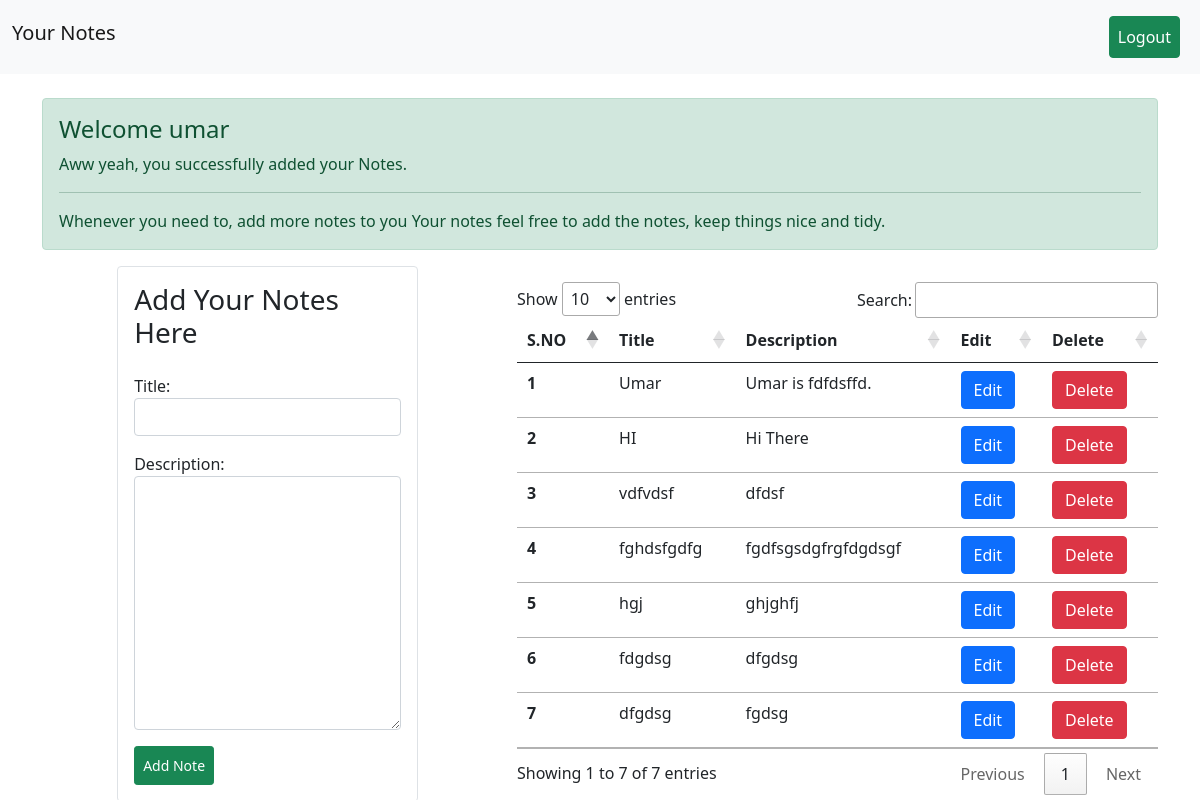
Before: / (signed in) with the older database file.
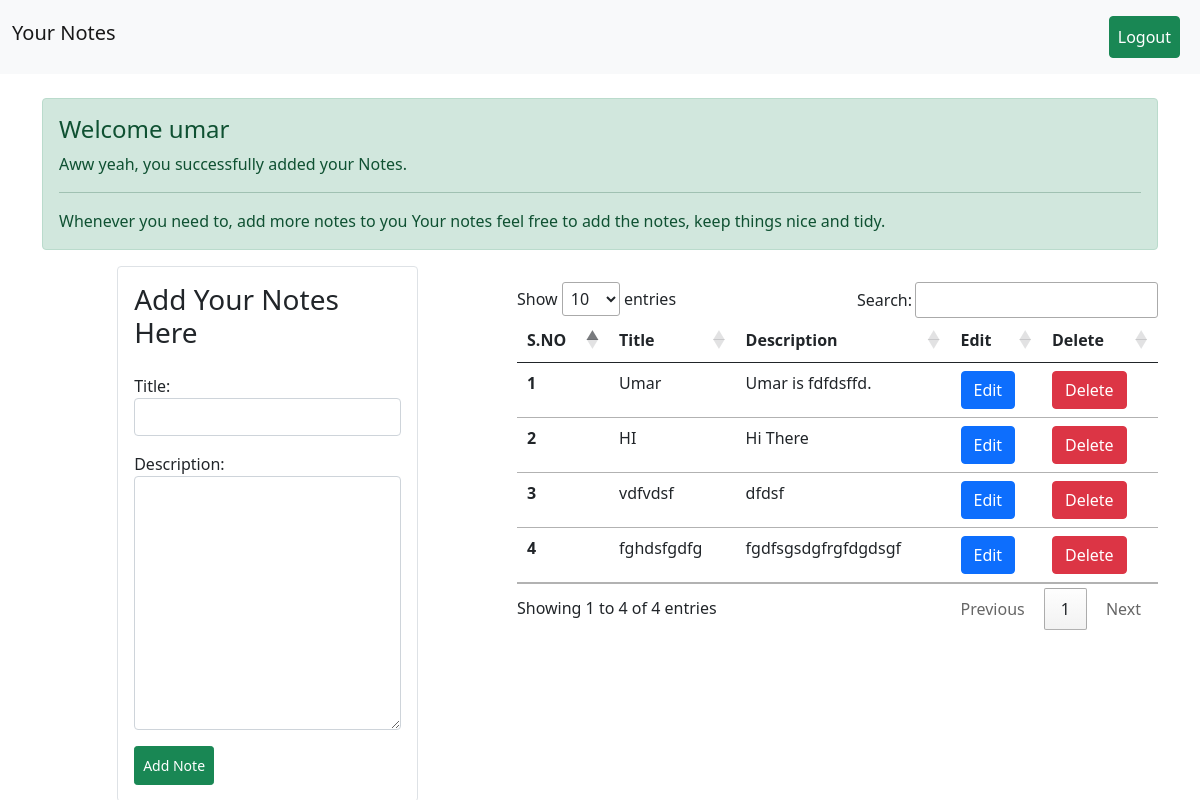
After: the same page with the newer database file.
### home/models.py (models this page shows, shortened)
class Note(models.Model):
    title = models.CharField(max_length=100)
    description = models.TextField()
    user = models.ForeignKey(User,on_delete=models.CASCADE)

### home/views.py (the view, shortened to what this page needs)
# urls.py: path("",index,name='index'),
def index(request):
    if request.user.is_authenticated:
        form = NoteForm()
        notes = Note.objects.filter(user = request.user)
        return render(request, "index.html" , {'form' : form ,"notes":notes})
    else:
        return redirect('Login')

### home/forms.py
class NoteForm(forms.ModelForm):
    class Meta:
        model = Note
        fields = ['title' , 'description']
        widgets = {
            'title': forms.TextInput(attrs={'class': 'form-control'}),
            'description': forms.Textarea(attrs={'class': 'form-control'}),
            }

### templates/index.html (shortened to what this page needs)
{% extends 'base.html' %}
{% block content %}
<div class="container mt-4">
    <div class="alert alert-success" role="alert">
        <h4 class="alert-heading">Welcome {{request.user.username}}</h4>
        <p>Aww yeah, you successfully added your Notes.</p>
        <hr>
        <p class="mb-0">Whenever you need to, add more notes to you Your notes
            feel free to add the notes,
            keep things nice and tidy.</p>
    </div>
</div>
<div class="container">
    <div class="row">
        <div class="col-lg-5">
            <div class="col-8 mx-auto border rounded p-3">
                <h3 class="pb-2">Add Your Notes Here</h3>
                <form action="" id="noteForm">
                    {{form.as_p}}
                    <input type="submit" class="btn btn-success btn-sm p-2"
                        value="Add Note" id="add"/>
                </form>
            </div>
        </div>
        <div class="col-lg-7 mt-3">
            <table class="table " id="notesTable">
                <thead>
                    <tr>
                        <th scope="col">S.NO</th>
                        <th scope="col">Title</th>
                        <th scope="col">Description</th>
                        <th scope="col">Edit</th>
                        <th scope="col">Delete</th>
                    </tr>
                </thead>
                <tbody>
                    {%for note in notes%}
                    <tr>
                        <th scope="row">{{forloop.counter}}</th>
                        <td class="title">{{note.title}}</td>
                        <td class="description">{{note.description}}</td>
                        <td><button data="{{note.id}}" class="btn btn-primary
                                edit">Edit</button></td>
                        <td><button data="{{note.id}}" class="btn btn-danger
                                delete">Delete</button></td>
                    </tr>
                    {% endfor %}
                </tbody>
            </table>
        </div>
    </div>
</div>
{% endblock %}

### templates/base.html (shortened to what this page needs)
<!doctype html>
<html lang="en">
  <head>
    <link
      href="https://cdn.jsdelivr.net/npm/bootstrap@5.0.2/dist/css/bootstrap.min.css"
      rel="stylesheet"
>
    <link rel="stylesheet" href="//cdn.datatables.net/1.13.6/css/jquery.dataTables.min.css">
  </head>
  <body>
    <nav class="navbar navbar-expand-lg navbar-light bg-light">
      <div class="container-fluid">
        <h1 class="navbar-brand" href="#">Your Notes</h1>
        <div class="collapse navbar-collapse" id="navbarSupportedContent">
          {% if request.user.is_authenticated%}
          <div class="d-flex justify-content-end">
            <a class="btn btn-success p-2 m-2" href="{% url 'Logout' %}">Logout</a>
          </div>
          {% else %}
          <div class="d-flex justify-content-end">
            <a href="{% url 'Login' %}" class="btn btn-success p-2 m-1">Login</a>
            <a href="{% url 'register' %}" class="btn btn-success p-2 m-1">Signup</a>
          </div>
          {% endif %}
        </div>
      </div>
    </nav>
    {% block content %}
    {% endblock %}
  </body>
</html>

Changed rows visible on the page:
removed Note: title "hgj", description "ghjghfj"
removed Note: title "fdgdsg", description "dfgdsg"
removed Note: title "dfgdsg", description "fgdsg"
Other visible differences:
text written by a page script: "Show entries Search: Showing 1 to 7 of 7 entries Previous 1 Next" → "Show entries Search: Showing 1 to 4 of 4 entries Previous 1 Next"
